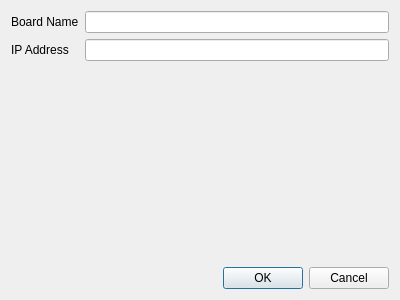
<?xml version="1.0" encoding="UTF-8"?>
<ui version="4.0">
 <class>AddBoardDialog</class>
 <widget class="QDialog" name="AddBoardDialog">
  <property name="geometry">
   <rect>
    <x>0</x>
    <y>0</y>
    <width>400</width>
    <height>300</height>
   </rect>
  </property>
  <property name="windowTitle">
   <string>Dialog</string>
  </property>
  <layout class="QGridLayout" name="gridLayout">
   <item row="0" column="0">
    <layout class="QFormLayout" name="formLayout">
     <property name="labelAlignment">
      <set>Qt::AlignmentFlag::AlignLeading|Qt::AlignmentFlag::AlignLeft|Qt::AlignmentFlag::AlignVCenter</set>
     </property>
     <item row="0" column="0">
      <widget class="QLabel" name="boardNameLabel">
       <property name="text">
        <string>Board Name</string>
       </property>
      </widget>
     </item>
     <item row="0" column="1">
      <widget class="QLineEdit" name="boardNameEdit"/>
     </item>
     <item row="1" column="0">
      <widget class="QLabel" name="hostnameLabel">
       <property name="text">
        <string>IP Address</string>
       </property>
      </widget>
     </item>
     <item row="1" column="1">
      <widget class="QLineEdit" name="hostnameEdit"/>
     </item>
    </layout>
   </item>
   <item row="4" column="0">
    <spacer name="verticalSpacer">
     <property name="orientation">
      <enum>Qt::Orientation::Vertical</enum>
     </property>
     <property name="sizeHint" stdset="0">
      <size>
       <width>20</width>
       <height>40</height>
      </size>
     </property>
    </spacer>
   </item>
   <item row="5" column="0">
    <widget class="QDialogButtonBox" name="buttonBox">
     <property name="orientation">
      <enum>Qt::Orientation::Horizontal</enum>
     </property>
     <property name="standardButtons">
      <set>QDialogButtonBox::StandardButton::Cancel|QDialogButtonBox::StandardButton::Ok</set>
     </property>
    </widget>
   </item>
  </layout>
 </widget>
 <resources/>
 <connections>
  <connection>
   <sender>buttonBox</sender>
   <signal>accepted()</signal>
   <receiver>AddBoardDialog</receiver>
   <slot>accept()</slot>
   <hints>
    <hint type="sourcelabel">
     <x>248</x>
     <y>254</y>
    </hint>
    <hint type="destinationlabel">
     <x>157</x>
     <y>274</y>
    </hint>
   </hints>
  </connection>
  <connection>
   <sender>buttonBox</sender>
   <signal>rejected()</signal>
   <receiver>AddBoardDialog</receiver>
   <slot>reject()</slot>
   <hints>
    <hint type="sourcelabel">
     <x>316</x>
     <y>260</y>
    </hint>
    <hint type="destinationlabel">
     <x>286</x>
     <y>274</y>
    </hint>
   </hints>
  </connection>
 </connections>
</ui>
